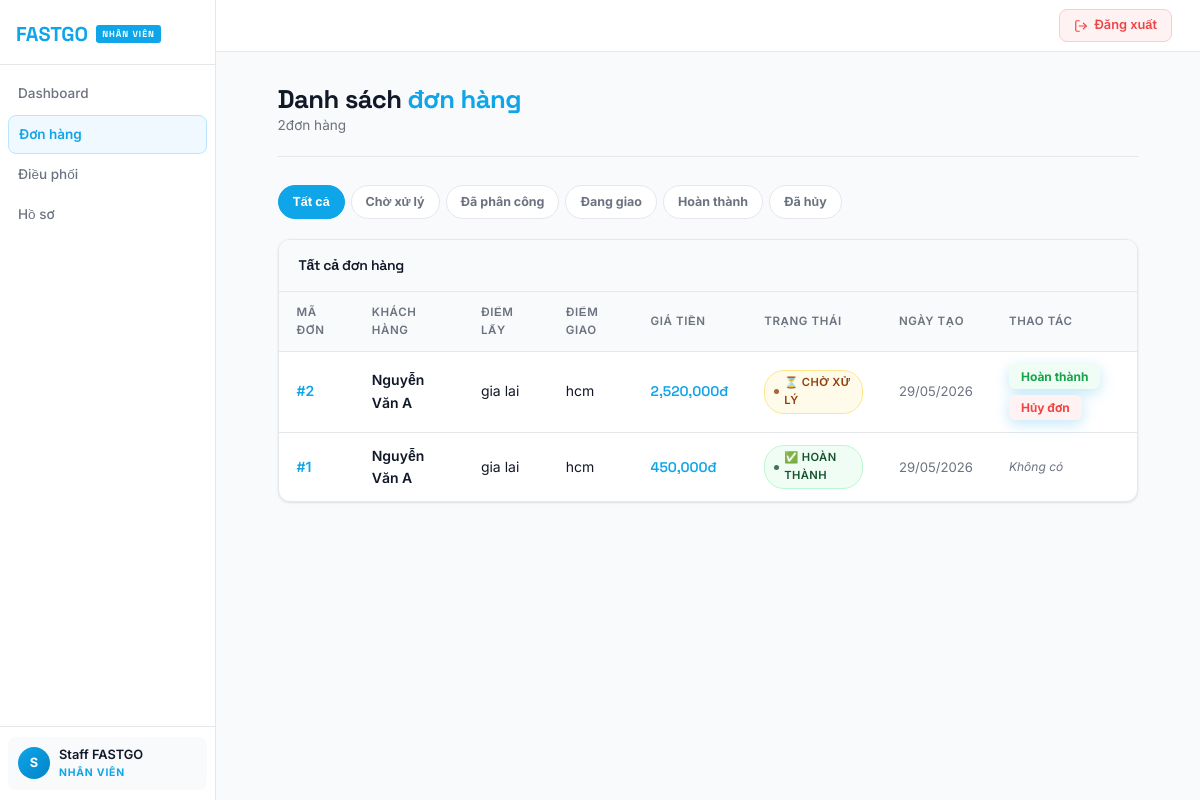
The page /staff/orders.php (signed in) on the database its author committed.
### tables this page shows
CREATE TABLE `orders` (
  `id` int(11) NOT NULL,
  `customer_id` int(11) NOT NULL,
  `driver_id` int(11) DEFAULT NULL,
  `staff_id` int(11) DEFAULT NULL,
  `pickup_address` text NOT NULL,
  `delivery_address` text NOT NULL,
  `weight` decimal(10,2) DEFAULT NULL,
  `price` decimal(10,2) DEFAULT NULL,
  `status` enum('pending','assigned','picked_up','delivering','completed','cancelled') DEFAULT 'pending',
  `created_at` timestamp NOT NULL DEFAULT current_timestamp(),
  `distance_km` decimal(8,2) DEFAULT 0.00 COMMENT 'Khoảng cách km',
  `package_type` varchar(20) DEFAULT 'small' COMMENT 'Loại hàng: document/small/medium/large/fragile/food',
  `note` text DEFAULT NULL COMMENT 'Ghi chú của khách',
  `goods_value` decimal(12,2) DEFAULT 0.00 COMMENT 'Giá trị hàng hóa',
  `shipping_fee` decimal(12,2) DEFAULT 0.00 COMMENT 'Phí ship hệ thống tính',
  `fee_approved` tinyint(1) DEFAULT 0 COMMENT '1 = nhân viên đã duyệt phí'
);

CREATE TABLE `users` (
  `id` int(11) NOT NULL,
  `fullname` varchar(255) NOT NULL,
  `email` varchar(255) NOT NULL,
  `phone` varchar(20) DEFAULT NULL,
  `password` varchar(255) NOT NULL,
  `role` enum('admin','staff','driver','customer') DEFAULT 'customer',
  `status` enum('active','locked') NOT NULL DEFAULT 'active',
  `cccd` varchar(20) DEFAULT NULL,
  `birthdate` date DEFAULT NULL,
  `education` varchar(100) DEFAULT NULL,
  `vehicle_plate` varchar(20) DEFAULT NULL,
  `address` text DEFAULT NULL,
  `hometown` varchar(255) DEFAULT NULL,
  `ethnicity` varchar(100) DEFAULT NULL,
  `gender` varchar(20) DEFAULT NULL,
  `nationality` varchar(100) DEFAULT NULL,
  `religion` varchar(100) DEFAULT NULL,
  `license_type` varchar(20) DEFAULT NULL,
  `created_at` timestamp NOT NULL DEFAULT current_timestamp()
);

### includes/functions.php (called while the page is built, shortened)
<?php
function getStatusText(string $status): string
{
    $map = [
        'pending'    => '⏳ Chờ xử lý',
        'assigned'   => '📋 Đã phân công',
        'picked_up'  => '📦 Đã lấy hàng',
        'delivering' => '🚚 Đang giao',
        'completed'  => '✅ Hoàn thành',
        'cancelled'  => '❌ Đã hủy',
    ];
    return $map[$status] ?? ucfirst($status);
}
?>

### staff/orders.php (the view, shortened to what this page needs)
<?php
require "../includes/auth.php";
require "../includes/db.php";
require "../includes/functions.php";
$filter = $_GET['status'] ?? 'all';
if ($filter === 'all') {
 $stmt = $conn->query("
 SELECT orders.*, users.fullname AS customer_name
 FROM orders
 JOIN users ON orders.customer_id = users.id
 ORDER BY orders.id DESC
 ");
}
$orders = $stmt->fetchAll(PDO::FETCH_ASSOC);
include "../includes/header-nhanvien.php";
?>
<div class="page-header">
 <div>
 <h2>Danh sách <span>đơn hàng</span></h2>
 <p style="color:var(--text-muted);font-size:.85rem;margin:0;"><?= count($orders) ?>đơn hàng<?= $filter !== 'all' ? " · lọc: $filter" : '' ?></p>
 </div>
</div>
<div class="filter-bar">
 <?php
 $filters = [
 'all' =>'Tất cả',
 'pending' =>'Chờ xử lý',
 'assigned' =>'Đã phân công',
 'delivering' =>'Đang giao',
 'completed' =>'Hoàn thành',
 'cancelled' =>'Đã hủy',
 ];
 foreach ($filters as $val =>$label):
 ?>
 <a href="?status=<?= $val ?>" class="filter-btn <?= $filter === $val ? 'active' : '' ?>"><?= $label ?></a>
 <?php endforeach; ?>
</div>
<div class="table-wrap">
 <div class="table-header">
 <h3>Tất cả đơn hàng</h3>
 </div>
 <table>
 <thead>
 <tr>
 <th>Mã đơn</th>
 <th>Khách hàng</th>
 <th>Điểm lấy</th>
 <th>Điểm giao</th>
 <th>Giá tiền</th>
 <th>Trạng thái</th>
 <th>Ngày tạo</th>
 <th>Thao tác</th>
 </tr>
 </thead>
 <tbody>
 <?php if (empty($orders)): ?>
 <tr>
 <td colspan="8" class="empty-state">
 <p>Chưa có đơn hàng nào</p>
 </td>
 </tr>
 <?php else: ?>
 <?php foreach ($orders as $order): ?>
 <tr>
 <td><strong>#<?= $order['id'] ?></strong></td>
 <td style="font-weight:600;font-size:.875rem"><?= htmlspecialchars($order['customer_name']) ?></td>
 <td style="max-width:160px;overflow:hidden;text-overflow:ellipsis;white-space:nowrap"><?= htmlspecialchars($order['pickup_address']) ?></td>
 <td style="max-width:160px;overflow:hidden;text-overflow:ellipsis;white-space:nowrap"><?= htmlspecialchars($order['delivery_address']) ?></td>
 <td><strong style="font-family:'Space Grotesk',sans-serif"><?= number_format($order['price']) ?>đ</strong></td>
 <td><span class="badge badge-<?= $order['status'] ?>"><?= getStatusText($order['status']) ?></span></td>
 <td style="color:var(--text-muted);font-size:.82rem"><?= date('d/m/Y', strtotime($order['created_at'])) ?></td>
 <td>
 <div style="display:flex;gap:6px;flex-wrap:wrap">
 <?php if (!in_array($order['status'], ['completed', 'cancelled'])): ?>
 <?php if ($order['status'] !== 'completed'): ?>
 <form method="POST" onsubmit="return confirm('Xác nhận hoàn thành đơn #<?= $order['id'] ?>?')">
 <button type="submit" class="action-btn btn-complete">Hoàn thành</button>
 </form>
 <?php endif; ?>
 <form method="POST" onsubmit="return confirm('Xác nhận hủy đơn #<?= $order['id'] ?>?')">
 <button type="submit" class="action-btn btn-cancel">Hủy đơn</button>
 </form>
 <?php else: ?>
 <span style="font-size:.75rem;color:var(--text-muted);font-style:italic">Không có</span>
 <?php endif; ?>
 </div>
 </td>
 </tr>
 <?php endforeach; ?>
 <?php endif; ?>
 </tbody>
 </table>
</div>
<?php include "../includes/footer.php"; ?>

### assets/css/style.css (style rules this page uses)
:root { --brand: #F97316; --brand-dark: #C2410C; --brand-mid: #EA580C; --brand-glow: rgba(249,115,22,.16); --brand-light: #FFF7ED; --brand-border: #FED7AA; --accent: #0EA5E9; --text: #111827; --text-muted: #6B7280; --text-light: #9CA3AF; --bg: #F9FAFB; --bg-alt: #F3F4F6; --surface: #FFFFFF; --surface-2: #F9FAFB; --border: #E5E7EB; --border-dark: #D1D5DB; --shadow-xs: 0 1px 2px rgba(0,0,0,.05); --shadow-sm: 0 1px 3px rgba(0,0,0,.08), 0 1px 2px rgba(0,0,0,.04); --shadow: 0 4px 6px rgba(0,0,0,.06), 0 2px 4px rgba(0,0,0,.04); --shadow-md: 0 10px 15px rgba(0,0,0,.06), 0 4px 6px rgba(0,0,0,.04); --shadow-lg: 0 20px 25px rgba(0,0,0,.07), 0 8px 10px rgba(0,0,0,.04); --shadow-brand: 0 4px 14px rgba(249,115,22,.3); --radius-xs: 4px; --radius-sm: 8px; --radius: 12px; --radius-lg: 16px; --radius-xl: 24px; --transition: .15s cubic-bezier(.4,0,.2,1); --transition-md: .25s cubic-bezier(.4,0,.2,1); --role-color: #F97316; --role-dark: #C2410C; --role-mid: #EA580C; --role-light: #FFF7ED; --role-border: #FED7AA; --role-glow: rgba(249,115,22,.14); }
*, *::before, *::after { box-sizing: border-box; margin: 0; padding: 0; }
html { scroll-behavior: smooth; }
body { font-family: 'Inter', sans-serif; background: var(--bg); color: var(--text); min-height: 100vh; line-height: 1.6; -webkit-font-smoothing: antialiased; -moz-osx-font-smoothing: grayscale; font-size: 15px; }
.page-header { padding: 32px 0 20px; margin-bottom: 28px; display: flex; align-items: flex-end; justify-content: space-between; border-bottom: 1px solid var(--border); gap: 16px; }
.page-header h1, .page-header h2 { font-family: 'Space Grotesk', sans-serif; font-size: 1.6rem; font-weight: 700; color: var(--text); letter-spacing: -0.5px; margin: 0; line-height: 1.2; }
.page-header h1 span, .page-header h2 span { color: var(--role-color); }
.table-wrap { background: var(--surface); border-radius: var(--radius); box-shadow: var(--shadow-sm); border: 1px solid var(--border); overflow: hidden; margin-bottom: 24px; }
.table-header { padding: 14px 20px; border-bottom: 1px solid var(--border); display: flex; align-items: center; justify-content: space-between; background: var(--surface-2); }
.table-header h3 { font-size: 0.875rem; font-weight: 600; color: var(--text); margin: 0; }
table { width: 100%; border-collapse: collapse; }
table th { background: var(--surface-2); color: var(--text-muted); font-weight: 600; font-size: 0.72rem; text-transform: uppercase; letter-spacing: 0.6px; padding: 11px 18px; text-align: left; border-bottom: 1px solid var(--border); }
table td { padding: 12px 18px; border-bottom: 1px solid var(--border); font-size: 0.875rem; color: var(--text); vertical-align: middle; }
table tr:last-child td { border-bottom: none; }
table tbody tr { transition: background var(--transition); }
table td strong { font-weight: 600; color: var(--role-color); }
.badge { display: inline-flex; align-items: center; gap: 5px; padding: 3px 9px; border-radius: 20px; font-size: 0.7rem; font-weight: 600; text-transform: uppercase; letter-spacing: 0.4px; border: 1px solid transparent; }
.badge::before { content: ''; width: 5px; height: 5px; border-radius: 50%; background: currentColor; opacity: .8; flex-shrink: 0; }
.badge-pending { background: #FFFBEB; color: #92400E; border-color: #FDE68A; }
.badge-completed { background: #F0FDF4; color: #14532D; border-color: #BBF7D0; }
button, input[type=submit] { display: inline-flex; align-items: center; justify-content: center; padding: 9px 20px; border-radius: var(--radius-sm); font-family: 'Inter', sans-serif; font-weight: 600; font-size: 0.86rem; cursor: pointer; border: none; background: var(--role-color); color: #fff; transition: var(--transition); box-shadow: var(--shadow-brand); }
a { color: var(--role-color); text-decoration: none; font-weight: 500; transition: opacity var(--transition); }
p { margin-bottom: 12px; }
h1, h2, h3 { font-family: 'Space Grotesk', sans-serif; font-weight: 700; margin-bottom: 14px; letter-spacing: -0.3px; }
h2 { font-size: 1.35rem; }
h3 { font-size: 1.05rem; }
body.has-sidebar { display: flex; min-height: 100vh; }
.stat-card, .nav-card, .form-card, .table-wrap, .section-card { animation: fadeInUp .3s ease both; }

### rows shown on the page
orders: id "2", customer.fullname "Nguyễn Văn A", pickup_address "gia lai", delivery_address "hcm", price "2,520,000", status "⏳ CHỜ XỬ LÝ", created_at "29/05/2026"
orders: id "1", customer.fullname "Nguyễn Văn A", pickup_address "gia lai", delivery_address "hcm", price "450,000", status "✅ HOÀN THÀNH", created_at "29/05/2026", shows "Không có"

### other values the page prints
$role_label "NHÂN VIÊN"
$item['label'] "Dashboard"
$item['label'] "Đơn hàng"
$item['label'] "Điều phối"
$item['label'] "Hồ sơ"
$initials "S"
$fullname "Staff FASTGO"
count($orders) "2"
$label "Tất cả"
$label "Chờ xử lý"
$label "Đã phân công"
$label "Đang giao"
$label "Hoàn thành"
$label "Đã hủy"
